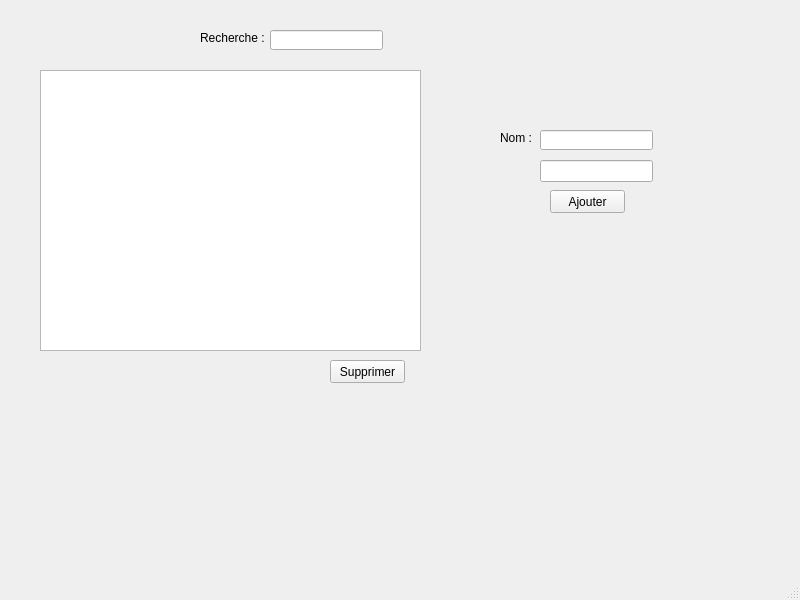
<?xml version="1.0" encoding="UTF-8"?>
<ui version="4.0">
 <class>Menu</class>
 <widget class="QMainWindow" name="Menu">
  <property name="geometry">
   <rect>
    <x>0</x>
    <y>0</y>
    <width>800</width>
    <height>600</height>
   </rect>
  </property>
  <property name="windowTitle">
   <string>MainWindow</string>
  </property>
  <widget class="QWidget" name="centralwidget">
   <widget class="QTableView" name="tableView">
    <property name="geometry">
     <rect>
      <x>40</x>
      <y>70</y>
      <width>381</width>
      <height>281</height>
     </rect>
    </property>
   </widget>
   <widget class="QLabel" name="label">
    <property name="geometry">
     <rect>
      <x>500</x>
      <y>130</y>
      <width>41</width>
      <height>16</height>
     </rect>
    </property>
    <property name="text">
     <string>Nom :</string>
    </property>
   </widget>
   <widget class="QLineEdit" name="txt_Nom">
    <property name="geometry">
     <rect>
      <x>540</x>
      <y>130</y>
      <width>113</width>
      <height>20</height>
     </rect>
    </property>
   </widget>
   <widget class="QPushButton" name="Ajouter">
    <property name="geometry">
     <rect>
      <x>550</x>
      <y>190</y>
      <width>75</width>
      <height>23</height>
     </rect>
    </property>
    <property name="text">
     <string>Ajouter</string>
    </property>
   </widget>
   <widget class="QPushButton" name="Supprimer">
    <property name="geometry">
     <rect>
      <x>330</x>
      <y>360</y>
      <width>75</width>
      <height>23</height>
     </rect>
    </property>
    <property name="text">
     <string>Supprimer</string>
    </property>
   </widget>
   <widget class="QLineEdit" name="txt_Search">
    <property name="geometry">
     <rect>
      <x>270</x>
      <y>30</y>
      <width>113</width>
      <height>20</height>
     </rect>
    </property>
   </widget>
   <widget class="QLabel" name="label_2">
    <property name="geometry">
     <rect>
      <x>200</x>
      <y>30</y>
      <width>71</width>
      <height>16</height>
     </rect>
    </property>
    <property name="text">
     <string>Recherche :</string>
    </property>
   </widget>
   <widget class="QLineEdit" name="txt_Prix">
    <property name="geometry">
     <rect>
      <x>540</x>
      <y>160</y>
      <width>113</width>
      <height>22</height>
     </rect>
    </property>
   </widget>
  </widget>
  <widget class="QMenuBar" name="menubar">
   <property name="geometry">
    <rect>
     <x>0</x>
     <y>0</y>
     <width>800</width>
     <height>26</height>
    </rect>
   </property>
  </widget>
  <widget class="QStatusBar" name="statusbar"/>
 </widget>
 <resources/>
 <connections/>
</ui>
